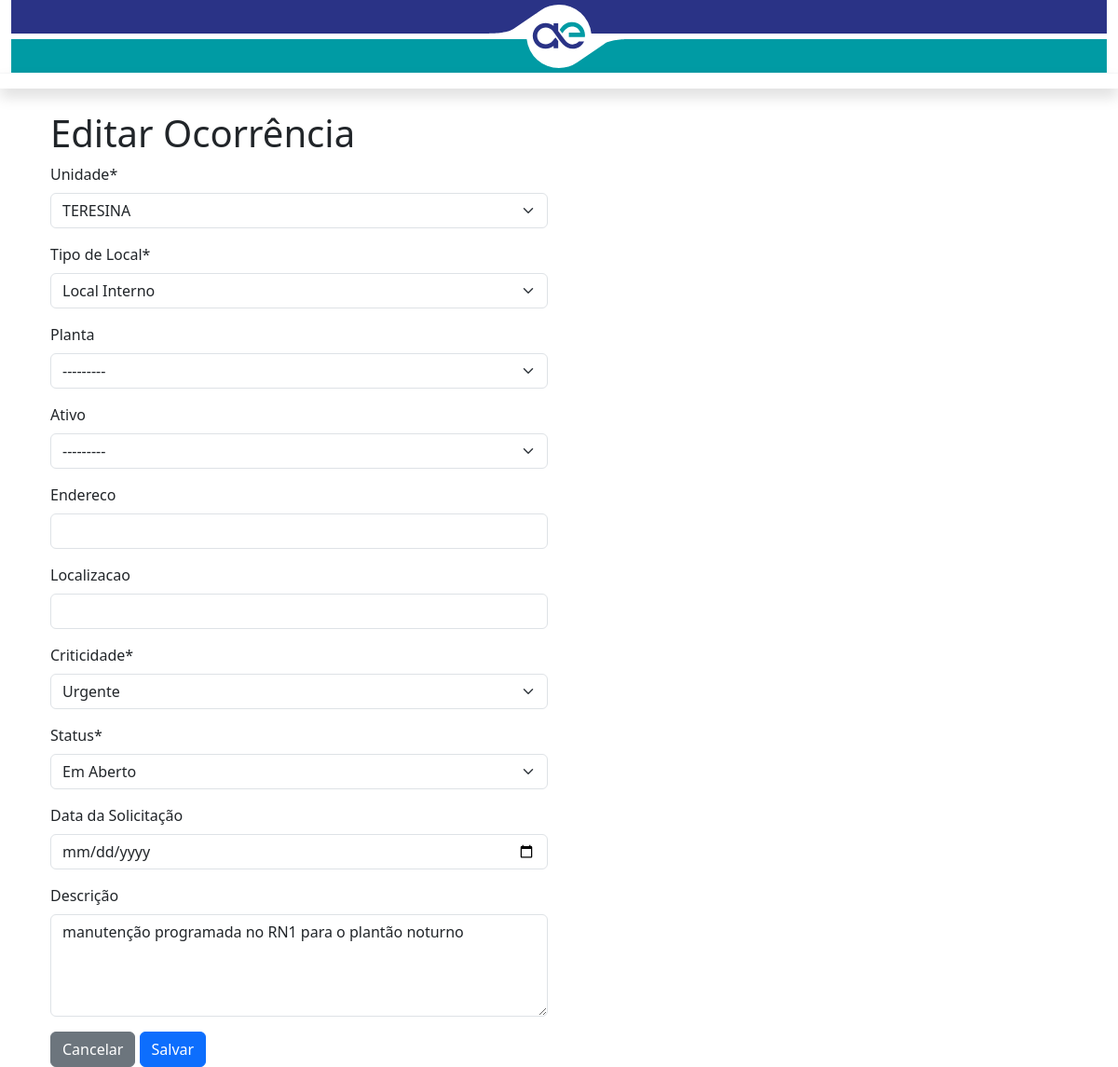
/editar/1/, run on an earlier commit of the app's database.
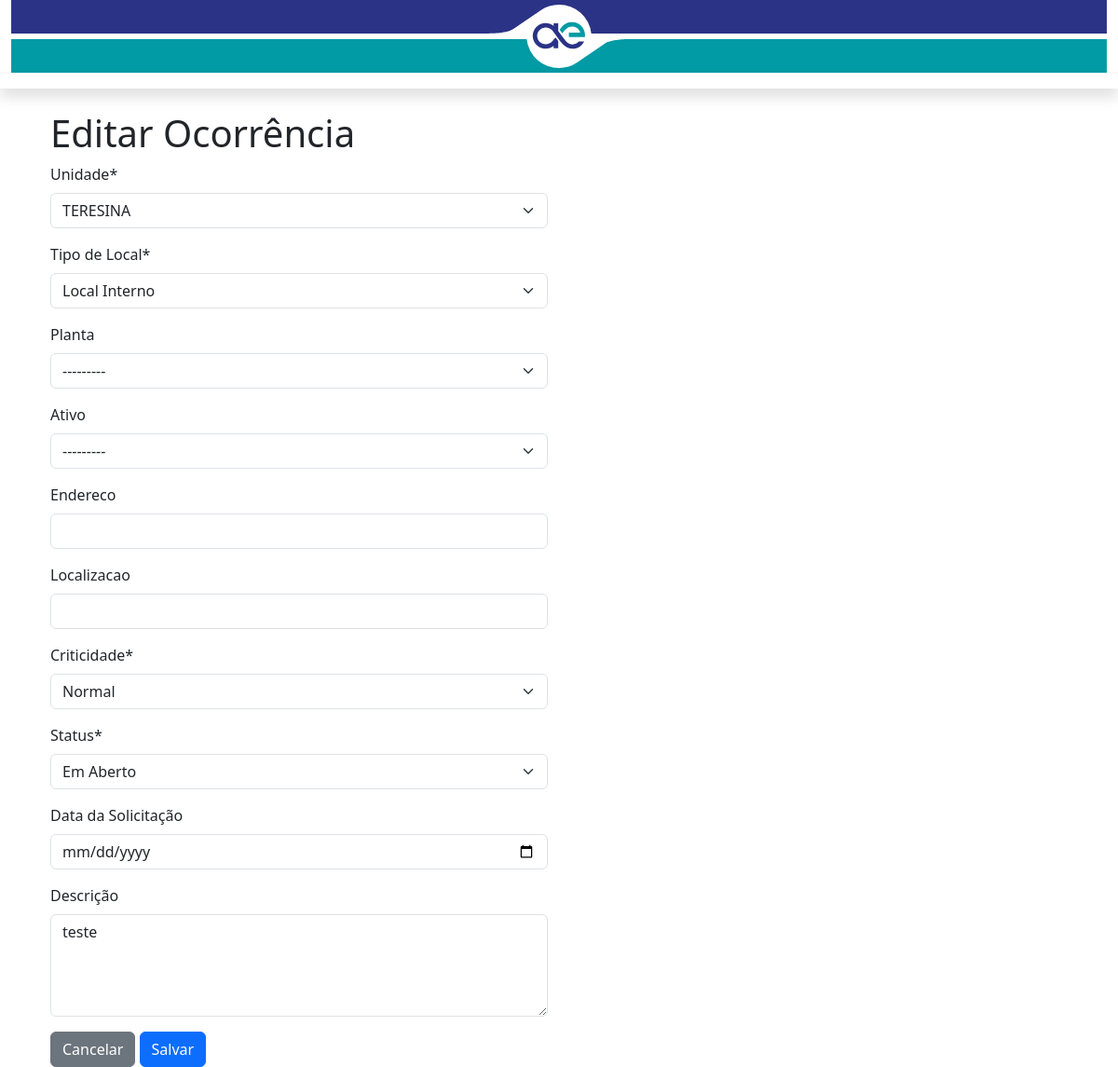
And on a later commit of the database.
### plantao_coi/models.py (models this page shows, shortened)
class Ocorrencia(models.Model):
    class StatusOcorrencia(models.TextChoices):
        EM_ABERTO = 'EM_ABERTO', 'Em Aberto'
        CONCLUIDA = 'CONCLUIDA', 'Concluída'
    unidade = models.ForeignKey(
        Unidade,
        on_delete=models.CASCADE,
        related_name="ocorrencias"
    )
    local_interno = models.ForeignKey(
        'LocalInterno',
        on_delete=models.CASCADE,
        null=True,
        blank=True,
        related_name="ocorrencias_internas",
        verbose_name="Local Interno"
    )
    local_externo = models.ForeignKey(
        'LocalExterno',
        on_delete=models.CASCADE,
        null=True,
        blank=True,
        related_name="ocorrencias_externas",
        verbose_name="Local Externo"
    )
    titulo = models.CharField(max_length=30, verbose_name="Título")
    data_solicitacao = models.DateTimeField(
        null=True, blank=True, verbose_name='Data da Solicitação'
    )
    descricao = models.TextField('Descrição', blank=True, null=True)
    criticidade = models.CharField(
        max_length=20,
        choices=[
            ('NORMAL', 'Normal'),
            ('URGENTE', 'Urgente'),
            ('EMERGENCIAL', 'Emergencial')
        ],
        verbose_name="Criticidade",
        default="NORMAL"
    )
    status = models.CharField(
        'Status',
        max_length=10,
        choices=StatusOcorrencia.choices,
        default=StatusOcorrencia.EM_ABERTO,
    )

### plantao_coi/views.py (the view)
# urls.py: path('editar/<int:ocorrencia_id>/', editar_ocorrencia, name='editar_ocorrencia'),
def editar_ocorrencia(request, ocorrencia_id):
    ocorrencia = get_object_or_404(Ocorrencia, id=ocorrencia_id)
    if request.method == 'POST':
        form = OcorrenciaForm(request.POST, instance=ocorrencia)
        if form.is_valid():
            form.save()
            messages.success(request, f'Ocorrência {ocorrencia.id} editada com sucesso!')
            return redirect('lista_ocorrencia')
    else:
        form = OcorrenciaForm(instance=ocorrencia)
    return render(request, 'ocorrencia/editar_ocorrencia.html', {'form': form})

### plantao_coi/models.py (called while the page is built)
    def __str__(self):
        return self.nome

    def __str__(self):
        return self.nome

    def __str__(self):
        return self.codigo

### plantao_coi/templates/ocorrencia/editar_ocorrencia.html (shortened to what this page needs)
{% extends 'ocorrencia/modelo.html' %}
{% load static %}
{% load crispy_forms_tags %}
{% block conteudo %}
<div class="container mt-4">
    <h1>Editar Ocorrência</h1>
    <div class="row">
    <div class="col-6">
    <form method="post">
        {{ form|crispy }}
        <a href="{% url 'lista_ocorrencia' %}" class="btn btn-secondary">Cancelar</a>
        <button type="submit" class="btn btn-primary">Salvar</button>
    </form>
    </div>
    </div>
</div>
{% endblock %}

### plantao_coi/templates/ocorrencia/modelo.html (shortened to what this page needs)
{% load static %}
<!doctype html>
<html lang="pt-br" class="h-100">
<head>
    <link href="https://cdn.jsdelivr.net/npm/bootstrap@5.3.3/dist/css/bootstrap.min.css" rel="stylesheet">
    <link href="{% static 'css/font-awesome.min.css' %}" rel="stylesheet">
    <link rel="stylesheet" type="text/css" href="https://cdn.datatables.net/v/bs4/dt-1.10.22/datatables.min.css" />
</head>
<body class="d-flex flex-column h-100">
        <div class="container-fluid bg-white p-0">
            <div class="container-fluid border-bottom border-light">
                <img src="{% static 'img/header_pres.svg' %}" alt="" class="img-fluid w-100">
            </div>
        </div>
        <nav class="navbar navbar-expand-lg navbar-dark bg-ifpr font-115 shadow">
        </nav>
        <div class="container">
            {% block conteudo %}
            {% endblock %}
        </div>
</body>
</html>

What changed in the data, as far as the page shows it:
changed Ocorrencia "TERESINA": criticidade "Urgente" → "Normal"; descricao "manutenção programada no RN1 para o plantão noturno" → "teste"
